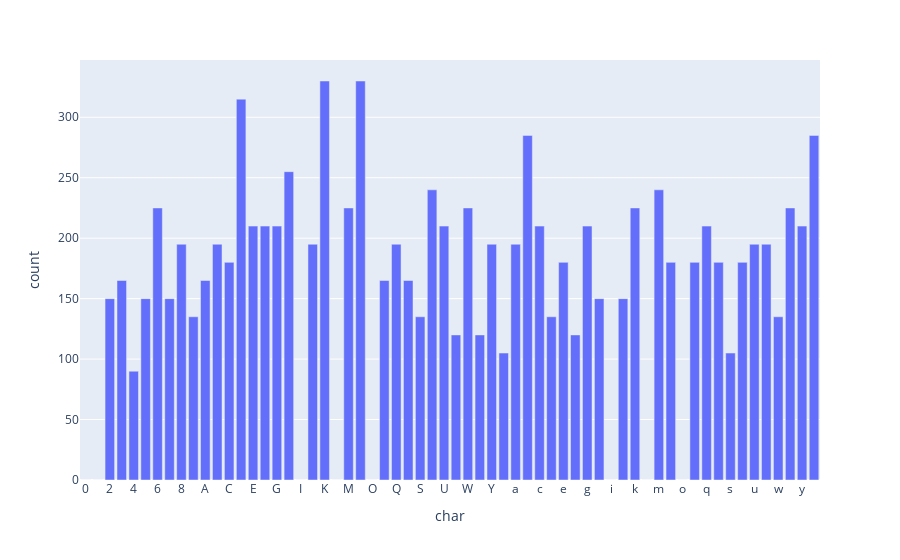

This figure's notebook cell:
### Code cell
char_counts = collections.Counter(Y_train) 

char_df = pd.DataFrame([[x,char_counts[x]] for x in valid_chars], columns=['char', 'count'])
char_df = char_df.sort_values(by=['char'], ascending=[True]) \
                .reset_index(drop=True)
fig = px.bar(char_df, x='char', y='count')
fig.show()

### Figure 1 — Plotly figure (JSON) as saved in the notebook; plotly's stock layout.template omitted (floating-point values rounded to 4 significant figures)
{"data": [{"alignmentgroup": "True", "hovertemplate": "char=%{x}<br>count=%{y}<extra></extra>", "legendgroup": "", "marker": {"color": "#636efa"}, "name": "", "offsetgroup": "", "orientation": "v", "showlegend": false, "textposition": "auto", "type": "bar", "x": ["0", "1", "2", "3", "4", "5", "6", "7", "8", "9", "A", "B", "C", "D", "E", "F", "G", "H", "I", "J", "K", "L", "M", "N", "O", "P", "Q", "R", "S", "T", "U", "V", "W", "X", "Y", "Z", "a", "b", "c", "d", "e", "f", "g", "h", "i", "j", "k", "l", "m", "n", "o", "p", "q", "r", "s", "t", "u", "v", "w", "x", "y", "z"], "xaxis": "x", "y": [0, 0, 150, 165, 90, 150, 225, 150, 195, 135, 165, 195, 180, 315, 210, 210, 210, 255, 0, 195, 330, 0, 225, 330, 0, 165, 195, 165, 135, 240, 210, 120, 225, 120, 195, 105, 195, 285, 210, 135, 180, 120, 210, 150, 0, 150, 225, 0, 240, 180, 0, 180, 210, 180, 105, 180, 195, 195, 135, 225, 210, 285], "yaxis": "y"}], "layout": {"barmode": "relative", "legend": {"tracegroupgap": 0}, "margin": {"t": 60}, "xaxis": {"anchor": "y", "domain": [0, 1], "title": {"text": "char"}}, "yaxis": {"anchor": "x", "domain": [0, 1], "title": {"text": "count"}}}}
